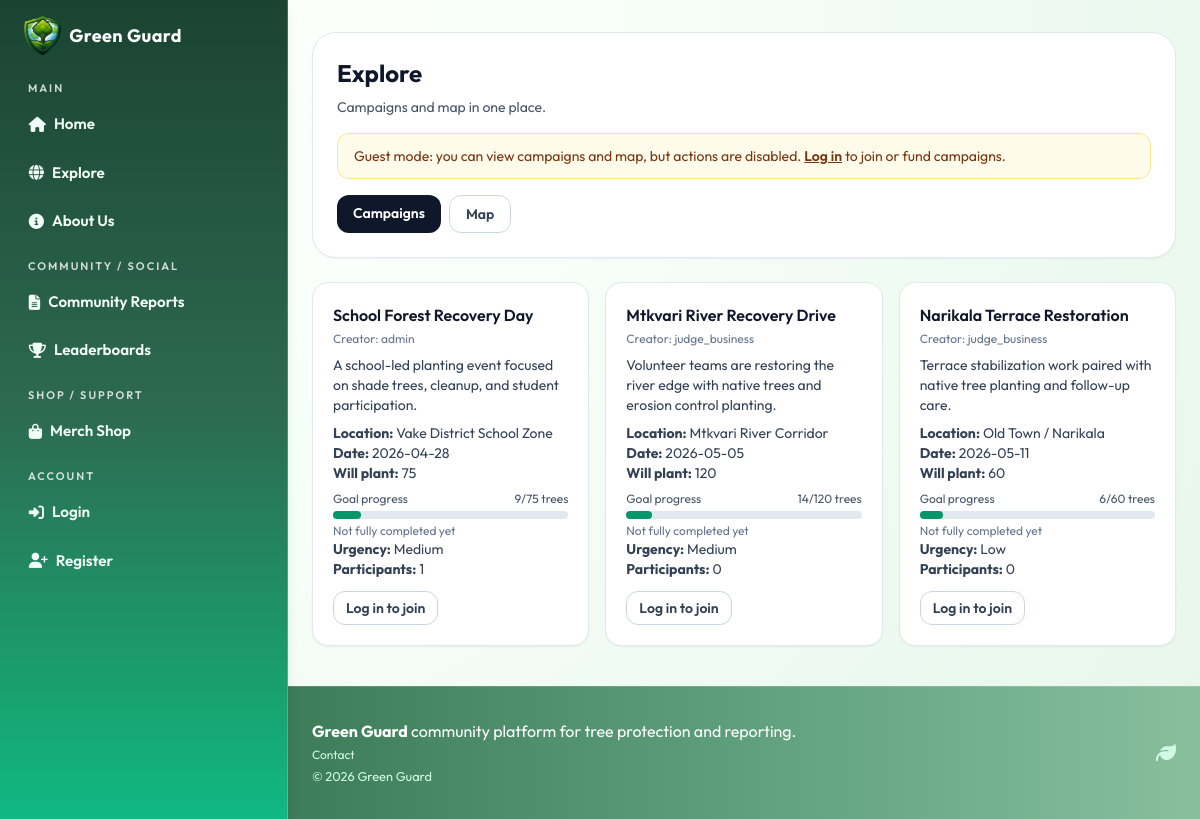
/explore, run on the app's committed database.
### models.py (models this page shows, shortened)
class Campaign(db.Model):
    id = db.Column(db.Integer, primary_key=True)
    title = db.Column(db.String(140), nullable=False)
    location = db.Column(db.String(140), nullable=False)
    event_date = db.Column(db.DateTime, nullable=False)
    description = db.Column(db.Text, nullable=False)
    target_trees = db.Column(db.Integer, default=100, nullable=False)
    status = db.Column(db.String(30), default="open", nullable=False)
    creator_user_id = db.Column(
        db.Integer, db.ForeignKey("user.id"), nullable=True)
    created_at = db.Column(
        db.DateTime, default=datetime.utcnow, nullable=False)
    volunteer_signups = db.relationship(
        "VolunteerCampaignSignup", backref="campaign", lazy=True, cascade="all, delete-orphan"
    )
    tree_records = db.relationship(
        "TreeRecord", backref="campaign", lazy=True
    )

class User(UserMixin, db.Model):
    id = db.Column(db.Integer, primary_key=True)
    username = db.Column(db.String(80), unique=True, nullable=False)
    email = db.Column(db.String(120), unique=True, nullable=False)
    password_hash = db.Column(db.String(255), nullable=False)
    role = db.Column(db.String(30), default="individual", nullable=False)
    is_admin = db.Column(db.Boolean, default=False, nullable=False)
    verification_status = db.Column(
        db.String(20), default="approved", nullable=False
    )
    verified_at = db.Column(db.DateTime)
    verified_by_id = db.Column(db.Integer, db.ForeignKey("user.id"))
    created_at = db.Column(
        db.DateTime, default=datetime.utcnow, nullable=False)
    verified_by = db.relationship(
        "User",
        remote_side=[id],
        foreign_keys=[verified_by_id],
        post_update=True,
    )
    tree_records = db.relationship(
        "TreeRecord", backref="user", lazy=True, cascade="all, delete-orphan"
    )
    cutting_reports = db.relationship(
        "CuttingReport", backref="user", lazy=True, cascade="all, delete-orphan"
    )
    volunteer_signups = db.relationship(
        "VolunteerCampaignSignup", backref="user", lazy=True, cascade="all, delete-orphan"
    )
    support_donations = db.relationship(
        "SupportDonation", backref="user", lazy=True, cascade="all, delete-orphan"
    )
    created_campaigns = db.relationship(
        "Campaign", backref="creator", lazy=True, foreign_keys="Campaign.creator_user_id"
    )
    merch_purchases = db.relationship(
        "MerchPurchase", backref="user", lazy=True, cascade="all, delete-orphan"
    )

### routes/main.py (the view, shortened to what this page needs)
@main_bp.route("/explore", methods=["GET", "POST"])
def explore():
    active_tab = request.args.get("tab", "campaigns").strip().lower()
    if active_tab not in {"campaigns", "map"}:
        active_tab = "campaigns"
    join_form = VolunteerCampaignJoinForm()
    payload = build_map_payload()
    locations = load_gfw_locations()
    country_summary = _build_country_summary(locations)
    location_filter = request.args.get("location", "").strip().lower()
    goal_filter = request.args.get("goal", "").strip().lower()
    urgency_filter = request.args.get("urgency", "all").strip().lower()
    if urgency_filter not in {"all", "high", "medium", "low"}:
        urgency_filter = "all"
    campaigns = Campaign.query.order_by(Campaign.event_date.asc()).all()
    planted_trees_by_campaign = {
        campaign.id: int(
            db.session.query(db.func.coalesce(
                db.func.sum(TreeRecord.quantity), 0))
            .filter(TreeRecord.campaign_id == campaign.id)
            .scalar()
            or 0
        )
        for campaign in campaigns
    }
    participant_counts = {
        campaign.id: VolunteerCampaignSignup.query.filter_by(
            campaign_id=campaign.id,
            status="approved",
        ).count()
        for campaign in campaigns
    }
    user_signups = []
    if current_user.is_authenticated:
        user_signups = VolunteerCampaignSignup.query.filter_by(
            user_id=current_user.id).all()
    signup_map = {signup.campaign_id: signup for signup in user_signups}
    pending_requests_by_campaign = {}
    recent_trees = (
        TreeRecord.query.order_by(TreeRecord.created_at.desc())
        .limit(8)
        .all()
    )
    recent_reports = (
        CuttingReport.query.order_by(CuttingReport.created_at.desc())
        .limit(8)
        .all()
    )
    campaign_rows = [
        {
            "id": campaign.id,
            "title": campaign.title,
            "creator_name": campaign.creator.username if campaign.creator else "Green Guard",
            "description": campaign.description,
            "location": campaign.location,
            "event_date_text": campaign.event_date.strftime("%Y-%m-%d"),
            "target_trees": campaign.target_trees,
            "goal_text": f"{campaign.target_trees} trees",
            "urgency": "high" if campaign.event_date <= datetime.utcnow() + timedelta(days=7) else ("medium" if campaign.event_date <= datetime.utcnow() + timedelta(days=21) else "low"),
            "participants": participant_counts.get(campaign.id, 0),
            "is_joined": campaign.id in signup_map,
            "join_status": signup_map[campaign.id].status if campaign.id in signup_map else None,
            "can_manage_requests": current_user.is_authenticated and (current_user.is_admin or campaign.creator_user_id == current_user.id),
            "pending_requests": pending_requests_by_campaign.get(campaign.id, []),
            "has_started": campaign.status == "ongoing",
            "planted_trees": planted_trees_by_campaign.get(campaign.id, 0),
            "progress_percent": min(
                100,
                int(
                    (
                        (planted_trees_by_campaign.get(campaign.id, 0)
                         / max(campaign.target_trees, 1))
                        * 100
                    )
                ),
            ),
        }
        for campaign in campaigns
    ]
    if location_filter:
        campaign_rows = [
            row for row in campaign_rows if location_filter in row["location"].lower() or location_filter in row["title"].lower()
        ]
    if goal_filter:
        campaign_rows = [
            row for row in campaign_rows if goal_filter in row["goal_text"].lower() or goal_filter in row["description"].lower()
        ]
    if urgency_filter != "all":
        campaign_rows = [
            row for row in campaign_rows if row["urgency"] == urgency_filter
        ]
    recent_tree_rows = [
        {
            "username": tree.user.username,
            "quantity": tree.quantity,
            "species": tree.species,
            "created_at_text": tree.created_at.strftime("%Y-%m-%d"),
        }
        for tree in recent_trees
    ]
    recent_report_rows = [
        {
            "username": "Anonymous" if report.is_anonymous else report.user.username,
            "description": report.description,
        }
        for report in recent_reports
    ]
    return render_template(
        "shared/explore.html",
        active_tab=active_tab,
        join_form=join_form,
        campaigns=campaigns,
        campaign_rows=campaign_rows,
        participant_counts=participant_counts,
        signup_map=signup_map,
        trees_json=payload["trees"],
        reports_json=payload["reports"],
        locations_json=_get_map_locations_payload(),
        locations=locations,
        country_summary=country_summary,
        recent_trees=recent_trees,
        recent_reports=recent_reports,
        recent_tree_rows=recent_tree_rows,
        recent_report_rows=recent_report_rows,
        location_filter=location_filter,
        goal_filter=goal_filter,
        urgency_filter=urgency_filter,
    )

### templates/shared/explore.html (shortened to what this page needs)
{% extends 'base.html' %}
{% block extra_css %}
  <link rel="stylesheet" href="https://unpkg.com/leaflet@1.9.4/dist/leaflet.css" />
{% endblock %}
{% block content %}
  <section class="mx-auto mt-8 mb-10 w-full max-w-6xl px-4 sm:px-6">
    <div class="rounded-3xl border border-slate-200 bg-white p-6 shadow-sm">
      <h1 class="text-2xl font-bold text-slate-900">Explore</h1>
      <p class="mt-2 text-sm text-slate-600">Campaigns and map in one place.</p>
      {% if not current_user.is_authenticated %}
        <div class="mt-4 rounded-xl border border-amber-200 bg-amber-50 px-4 py-3 text-sm text-amber-900">
          Guest mode: you can view campaigns and map, but actions are disabled. <a class="font-semibold underline" href="{{ url_for('auth.login', next=url_for('main.explore')) }}">Log in</a> to join or fund campaigns.
        </div>
      {% endif %}
      <div class="mt-4 flex flex-wrap gap-2">
        {% if active_tab == 'campaigns' %}
          <a href="{{ url_for('main.explore', tab='campaigns') }}" class="rounded-xl bg-slate-900 px-4 py-2 text-sm font-semibold text-white">Campaigns</a>
        {% else %}
          <a href="{{ url_for('main.explore', tab='campaigns') }}" class="rounded-xl border border-slate-300 px-4 py-2 text-sm font-semibold text-slate-700 hover:bg-slate-100">Campaigns</a>
        {% endif %}
        {% if active_tab == 'map' %}
          <a href="{{ url_for('main.explore', tab='map') }}" class="rounded-xl bg-slate-900 px-4 py-2 text-sm font-semibold text-white">Map</a>
        {% else %}
          <a href="{{ url_for('main.explore', tab='map') }}" class="rounded-xl border border-slate-300 px-4 py-2 text-sm font-semibold text-slate-700 hover:bg-slate-100">Map</a>
        {% endif %}
      </div>
    </div>
    {% if active_tab == 'campaigns' %}
      <div class="mt-6 grid gap-4 sm:grid-cols-2 lg:grid-cols-3">
        {% for campaign in campaign_rows %}
          <article class="rounded-2xl border border-slate-200 bg-white p-5 shadow-sm">
            <h2 class="text-base font-semibold text-slate-900">{{ campaign.title }}</h2>
            <p class="mt-1 text-xs text-slate-500">Creator: {{ campaign.creator_name }}</p>
            <p class="mt-2 text-sm text-slate-700">{{ campaign.description }}</p>
            <p class="mt-2 text-sm text-slate-700">
              <strong>Location:</strong> {{ campaign.location }}
            </p>
            <p class="text-sm text-slate-700">
              <strong>Date:</strong> {{ campaign.event_date_text }}
            </p>
            <p class="text-sm text-slate-700">
              <strong>Will plant:</strong> {{ campaign.target_trees }}
            </p>
            <div class="mt-2">
              <div class="mb-1 flex items-center justify-between text-xs text-slate-600">
                <span>Goal progress</span>
                <span>{{ campaign.planted_trees }}/{{ campaign.target_trees }} trees</span>
              </div>
              <div class="h-2 w-full rounded-full bg-slate-200">
                <div class="h-2 rounded-full bg-emerald-600" style="width: {{ campaign.progress_percent }}%;"></div>
              </div>
              {% if campaign.progress_percent >= 100 %}
                <p class="mt-1 text-xs font-semibold text-emerald-700">Goal completed</p>
              {% else %}
                <p class="mt-1 text-xs text-slate-500">Not fully completed yet</p>
              {% endif %}
            </div>
            <p class="text-sm text-slate-700">
              <strong>Urgency:</strong> {{ campaign.urgency|title }}
            </p>
            <p class="text-sm text-slate-700">
              <strong>Participants:</strong> {{ campaign.participants }}
            </p>
            {% if current_user.is_authenticated and current_user.is_admin or current_user.role in ['business', 'individual'] %}
              <a href="{{ url_for('main.sponsorship_donations', campaign=campaign.id) }}" class="mt-3 inline-block rounded-xl bg-emerald-600 px-3 py-1.5 text-sm font-semibold text-white hover:bg-emerald-700">Fund Campaign</a>
            {% else %}
              {% if current_user.is_authenticated and campaign.is_joined %}
                {% if campaign.join_status == 'approved' %}
                  <div class="mt-3 rounded-xl border border-emerald-200 bg-emerald-50 px-3 py-2 text-xs text-emerald-800">Joined (Approved)</div>
                  {% if campaign.has_started %}
                    <a href="{{ url_for('reports.plant_tree_campaign', campaign_id=campaign.id) }}" class="mt-2 inline-block text-xs font-semibold text-emerald-700 hover:text-emerald-900">Add trees you will plant</a>
                  {% else %}
                    <p class="mt-2 text-xs text-amber-700">Tree upload opens when campaign status becomes Ongoing.</p>
                  {% endif %}
                {% elif campaign.join_status == 'pending' %}
                  <div class="mt-3 rounded-xl border border-amber-200 bg-amber-50 px-3 py-2 text-xs text-amber-800">Join request pending verification</div>
                {% elif campaign.join_status == 'rejected' %}
                  <div class="mt-3 rounded-xl border border-rose-200 bg-rose-50 px-3 py-2 text-xs text-rose-800">Join request rejected</div>
                {% else %}
                  <div class="mt-3 rounded-xl border border-sky-200 bg-sky-50 px-3 py-2 text-xs text-sky-800">Joined</div>
                {% endif %}
              {% elif not current_user.is_authenticated %}
                <a href="{{ url_for('auth.login', next=url_for('main.explore', tab='campaigns')) }}" class="mt-3 inline-block rounded-xl border border-slate-300 px-3 py-1.5 text-sm font-semibold text-slate-700 hover:bg-slate-100">Log in to join</a>
              {% else %}
                <a href="{{ url_for('main.join_campaign', campaign_id=campaign.id) }}" class="mt-3 inline-block rounded-xl bg-emerald-600 px-3 py-1.5 text-sm font-semibold text-white hover:bg-emerald-700">Join Campaign</a>
              {% endif %}
            {% endif %}
          </article>
        {% else %}
          <div class="rounded-2xl border border-slate-200 bg-white p-5 text-sm text-slate-600">No campaigns available yet.</div>
        {% endfor %}
      </div>
    {% endif %}
  </section>
{% endblock %}

### data on the page
Campaign: title "School Forest Recovery Day", creator_name "admin", description "A school-led planting event focused on shade trees, cleanup, and student participation.", location "Vake District School Zone", event_date_text "2026-04-28", target_trees "75", planted_trees "9", {{ campaign.progress_percent }} 12 (drawn), urgency "Medium", participants "1"
Campaign: title "Mtkvari River Recovery Drive", creator_name "judge_business", description "Volunteer teams are restoring the river edge with native trees and erosion control planting.", location "Mtkvari River Corridor", event_date_text "2026-05-05", target_trees "120", planted_trees "14", {{ campaign.progress_percent }} 11 (drawn), urgency "Medium", participants "0"
Campaign: title "Narikala Terrace Restoration", creator_name "judge_business", description "Terrace stabilization work paired with native tree planting and follow-up care.", location "Old Town / Narikala", event_date_text "2026-05-11", target_trees "60", planted_trees "6", {{ campaign.progress_percent }} 10 (drawn), urgency "Low", participants "0"
